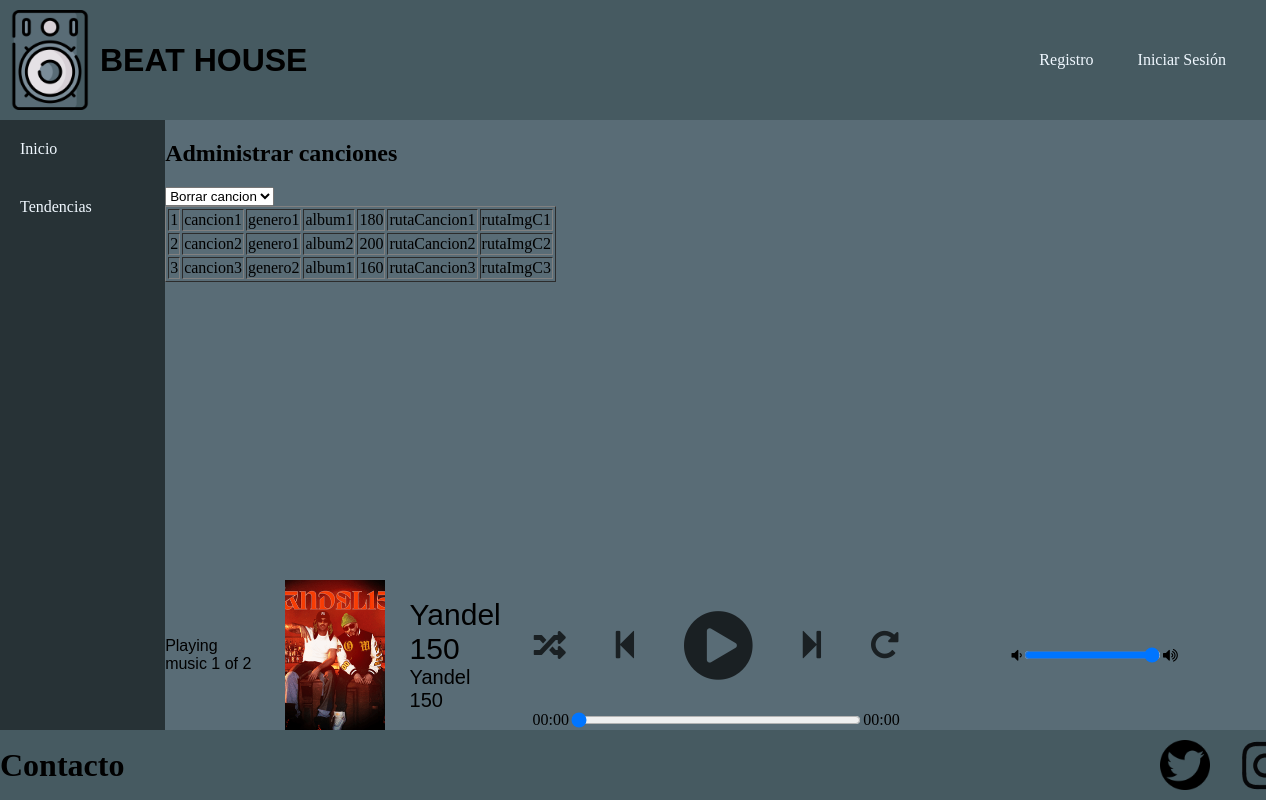
The page /GestionCanciones.php on the database as committed earlier.
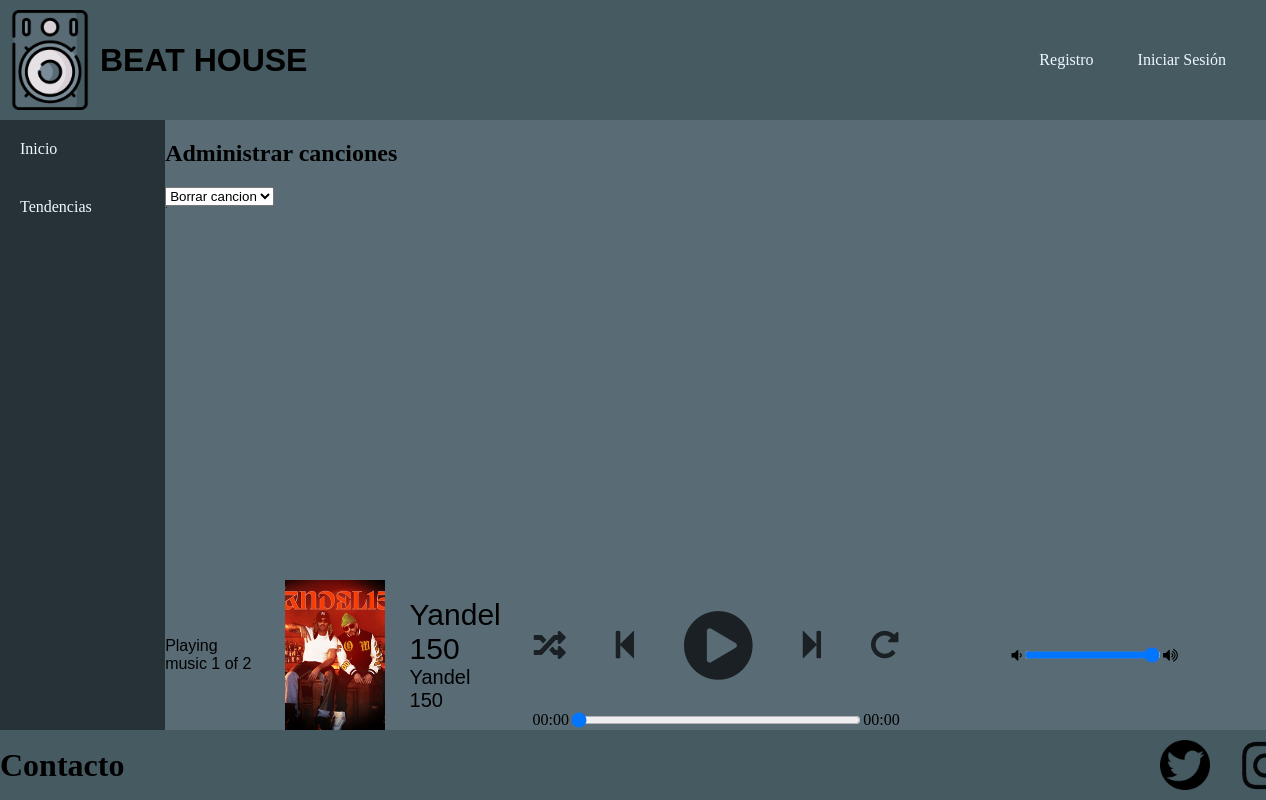
The same page on the database as committed later.
### tables this page shows
CREATE TABLE `canciones` (
  `idCancion` int(11) NOT NULL,
  `nombreCancion` varchar(20) NOT NULL,
  `genero` varchar(30) NOT NULL,
  `nombreAlbum` varchar(30) NOT NULL,
  `duracion` varchar(20) NOT NULL,
  `rutaCancion` varchar(150) NOT NULL,
  `rutaImagen` varchar(150) NOT NULL
);

### GestionCanciones.php (the view, shortened to what this page needs)
<?php
    $db = Aplicacion::getInstance()->getConexionBd();
    $consulta = "SELECT * FROM canciones";
    $resultado = $db->query($consulta);
    $contenidoTabla = "<table border='1'>";
    while ($fila = $resultado->fetch_assoc()) {
        $contenidoTabla .= "<tr>";
        $contenidoTabla .= "<td>".$fila['idCancion']."</td>";
        $contenidoTabla .= "<td>".$fila['nombreCancion']."</td>";
        $contenidoTabla .= "<td>".$fila['genero']."</td>";
        $contenidoTabla .= "<td>".$fila['nombreAlbum']."</td>";
        $contenidoTabla .= "<td>".$fila['duracion']."</td>";
        $contenidoTabla .= "<td>".$fila['rutaCancion']."</td>";
        $contenidoTabla .= "<td>".$fila['rutaImagen']."</td>";
        $contenidoTabla .= "</tr>";
    }
    $contenidoTabla .= "</table>";
    $contenidoPrincipal = <<<EOS
        <h1>Administrar canciones</h1>
        <select name="operacion">
            <option value='borrar'>Borrar cancion</option>
            <option value='borrarPlaylist'>Borrar playlist</option>
        </select>
    EOS;
        $contenidoPrincipal.=$contenidoTabla;
    require RAIZ_APP."/vistas/plantillas/plantilla.php";
?>

### includes/vistas/plantillas/plantilla.php (shortened to what this page needs)
<!DOCTYPE html>
<html lang="en">
<head>
    <link id="estilo" rel="stylesheet" type="text/css" href="<?=RUTA_CSS?>/estilospoty.css">
    <link rel="stylesheet" href="<?=RUTA_CSS?>/estiloreproductor.css">
    <link rel="stylesheet" href="https://cdnjs.cloudflare.com/ajax/libs/font-awesome/5.13.0/css/all.min.css">
    <link rel="stylesheet" href="https://cdnjs.cloudflare.com/ajax/libs/font-awesome/4.7.0/css/font-awesome.min.css">
</head>
<body>
    <?php
        require(RAIZ_APP.'/vistas/comun/cabecera.php');
    ?>
    <main class= "main">
        <?php
            require(RAIZ_APP.'/vistas/comun/sidebarIzq.php');
        ?>
        <section class="panelCentral">
            <div class="contenidoPrincipal">
                <?=$contenidoPrincipal?>
            </div>
            <?php
                if(!isset($_SESSION['login'])){
                    require(RAIZ_APP.'/vistas/comun/reproductor.php');
                }
                else{
                    if($_SESSION['rol']!= 'admin'){
                        require(RAIZ_APP.'/vistas/comun/reproductor.php');
                    }
                }
            ?>
        </section>
    </main>
    <?php
        require(RAIZ_APP.'/vistas/comun/footer.php');
    ?>
</body>
</html>

### includes/vistas/comun/cabecera.php
<?php
function mostrarSaludo() {
	if (isset($_SESSION['login']) && ($_SESSION['login']===true)) {
		return "Bienvenido, {$_SESSION['nombre']} <a href='logout.php'>(salir)</a>";
	} else {
		return "<ul>
        <li><a href='registro.php'>Registro</a></li>
        <li><a href='login.php'>Iniciar Sesión</a></li>
    </ul>";
	}
}
?>
<header class="header">
        <div class="logo-titulo">
            <img src="<?=RUTA_IMGS?>/Altavoz2.png" alt="logo" class="logo">
            <h1>BEAT HOUSE</h1>
        </div>
        <div class="usuario">
            <?= mostrarSaludo(); ?>
        </div>
</header>

### includes/vistas/comun/sidebarIzq.php (shortened to what this page needs)
<section class="panelIzquierdo">
    <?php
        if(!isset($_SESSION['login'])){
            echo"<ul>
                    <li><a href='index.php'>Inicio</a></li>
                    <li><a href='tendencias.php'>Tendencias</a></li>
                </ul>";
        }
    ?>
</section>

### includes/vistas/comun/reproductor.php
<div class="reproductor">
    <div class="infoCancion">
        <div class="now-playing">PLAYING x OF y</div>
        <div class="track-art"></div>
        <div class="name-Artist">
            <div class="track-name">Track Name</div>
            <div class="track-artist">Track Artist</div>
        </div>
    </div>
    <div class="botonesTimer">
        <div class="buttons">
            <div class="random-track" onclick="randomTrack()">
                <i class="fas fa-random fa-2x" title="random"></i>
            </div>
            <div class="prev-track" onclick="prevTrack()">
                <i class="fa fa-step-backward fa-2x"></i>
            </div>
            <div class="playpause-track" onclick="playpauseTrack()">
                <i class="fa fa-play-circle fa-5x"></i>
            </div>
            <div class="next-track" onclick="nextTrack()">
                <i class="fa fa-step-forward fa-2x"></i>
            </div>
            <div class="repeat-track" onclick="repeatTrack()">
                <i class="fa fa-repeat fa-2x" title="repeat"></i>
            </div>
        </div>
        <div class="timer">
            <div class="current-time">00:00</div>
            <input type="range" min="1" max="100" value="0" class="seek_slider" onchange="seekTo()">
            <div class="total-duration">00:00</div>
        </div>
    </div>
    <div class="volumen">
        <i class="fa fa-volume-down"></i>
        <input type="range" min="0" max="100" value="99" class="volume_slider" onchange="setVolume()">
        <i class="fa fa-volume-up"></i>
    </div>
</div>

### includes/vistas/comun/footer.php
<footer class="footer">
        <h1>Contacto</h1>
        <img src="<?= RUTA_IMGS ?>/logoTwitter.png" alt="twitter" class="logoTw">
        <img src="<?= RUTA_IMGS ?>/logoInsta.png" alt="instagram" class="logoInsta">
</footer>

### css/estilospoty.css (style rules this page uses)
.header img { width: 100px; height: 100px; padding-top: 10px; padding-bottom: 10px; }
.header h1 { font-family: sans-serif; }
.header { background-color: #465A61; display: flex; justify-content: space-between; }
.logo-titulo { display: flex; justify-content: space-between; align-items: center; }
.usuario { display: flex; align-items: center; justify-content: space-between; padding-right: 20px; }
.usuario ul { margin: 0; padding: 0; list-style: none; }
.usuario a { text-decoration: none; color: aliceblue; }
.usuario ul li { display: inline-block; }
.usuario ul li a { display: block; padding: 20px; border-radius: 5px; }
body { background-color: #596C76; margin: 0; display: flex; flex-direction: column; }
.main { width: 100%; height: calc(100vh - 190px); display: flex; justify-content: center; align-items: center; }
.panelIzquierdo { width: 15%; height: calc(100vh - 190px); background-color: #273236; }
.panelIzquierdo ul { margin: 0; padding: 0; list-style: none; }
.panelIzquierdo a { text-decoration: none; color: aliceblue; }
.panelIzquierdo ul li { display: block; }
.panelIzquierdo ul li a { display: block; padding: 20px; }
.panelCentral { width: 100%; height: 100%; }
.contenidoPrincipal { width: 100%; height: calc(100vh - 340px); display: block; overflow-y: auto; }
.reproductor { width: 100%; height: 150px; }
footer { background-color: #465A61; width: 100%; height: 70px; display: flex; align-items: center; justify-content: space-between; }
footer img { padding-right: 10px; padding-left: 10px; }
.logoTw { width: 50px; height: 50px; margin-left: 81%; }
.logoInsta { width: 70px; height: 55px; }

### css/estiloreproductor.css (style rules this page uses)
.reproductor { background-color: #596C76; display: flex; justify-content: center; align-items: start; }
.infoCancion { width: 100%; height: 100%; display: flex; justify-content: center; align-items: center; font-family: Arial, Helvetica, sans-serif; }
.name-Artist { display: inline-block; justify-content: center; align-items: center; }
.track-name { font-size: 30px; }
.track-artist { font-size: 20px; }
.botonesTimer { width: 100%; height: 100%; justify-content: center; display: block; justify-content: center; align-items: center; }
.track-art { margin: 25px; height: 150px; width: 150px; background-size: cover; background-position: center; }
.buttons { display: flex; justify-content: center; align-items: center; }
.timer { display: flex; justify-content: center; align-items: center; }
.seek_slider { width: 70%; }
.repeat-track, .random-track, .playpause-track, .prev-track, .next-track { padding: 25px; opacity: 0.7; transition: opacity .2s; }
.volumen { width: 100%; height: 100%; display: flex; justify-content: center; align-items: center; }
.volume_slider { width: 40%; }

Rows that differ between the two databases and show on the page:
removed canciones: idCancion "1", nombreCancion "cancion1", genero "genero1", nombreAlbum "album1", duracion "180", rutaCancion "rutaCancion1", rutaImagen "rutaImgC1"
removed canciones: idCancion "2", nombreCancion "cancion2", genero "genero1", nombreAlbum "album2", duracion "200", rutaCancion "rutaCancion2", rutaImagen "rutaImgC2"
removed canciones: idCancion "3", nombreCancion "cancion3", genero "genero2", nombreAlbum "album1", duracion "160", rutaCancion "rutaCancion3", rutaImagen "rutaImgC3"
